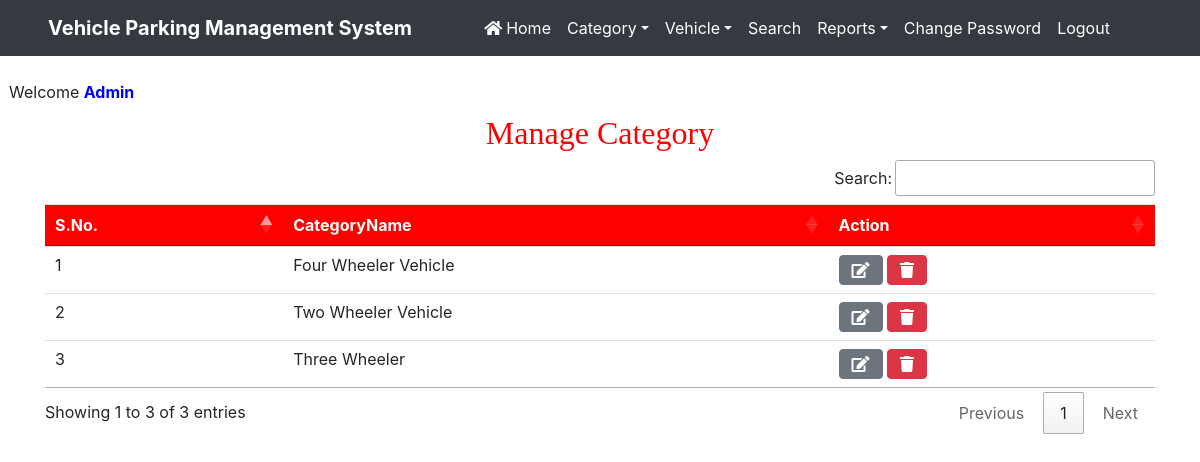
The app's page /manage_category (signed in) with its own data.
### vehicle/models.py (models this page shows, shortened)
class Category(models.Model):
    categoryname = models.CharField(max_length=50)

### vehicle/views.py (the view)
# urls.py: path('manage_category',manage_category,name='manage_category'),
def manage_category(request):
    if not request.user.is_authenticated:
        return redirect('admin_login')
    category = Category.objects.all()
    d = {'category':category}
    return render(request, 'manage_category.html', d)

### vehicle/templates/manage_category.html (shortened to what this page needs)
{% load static %}
<html>
<head>
{% include 'headeradmin.html' %}
  <link rel = stylesheet href="https://cdn.datatables.net/1.10.20/css/jquery.dataTables.min.css">
<link rel = stylesheet href="https://cdn.datatables.net/buttons/1.6.1/css/buttons.dataTables.min.css">
</head>
<body>
{% include 'nav2admin.html' %}
<br> &nbsp;&nbsp;Welcome <b style = 'text-transform : capitalize ; color : blue'>{{request.user.username}}</b>
<div class="container" style = "margin-top:10px">
<h2 class="text-center" style = "font-family : Monotype Corsiva ; color : red">Manage Category</h2>
<table class='table table-hover' id = example>
<thead style = 'background-color : red ; color : white'>
<tr>
<th>S.No.</th>
<th>CategoryName</th>
<th>Action</th>
</tr>
</thead>
<tbody>
 {% for i in category %}
<tr>
<td>{{forloop.counter}}</td>
 <td>{{i.categoryname}}</td>
<td><a href = "{% url 'edit_category' i.id %}" class='btn btn-secondary' title="Edit Category"><i class="fa fa-edit fa-1x"></i></a>
<a href = "{% url 'delete_category' i.id %}" title="Delete Category" class='btn btn-danger'><i class="fa fa-trash fa-1x"></i></a></td>
</tr>
{% endfor %}
</tbody>
</table>
</div>
</body>
</html>

### vehicle/static/css/mystyle.css (style rules this page uses)
html { scroll-behavior:smooth; }

### records on screen
Category: categoryname "Four Wheeler Vehicle"
Category: categoryname "Two Wheeler Vehicle"
Category: categoryname "Three Wheeler"

### other values on screen
{{ request.user.username }} "Admin"
